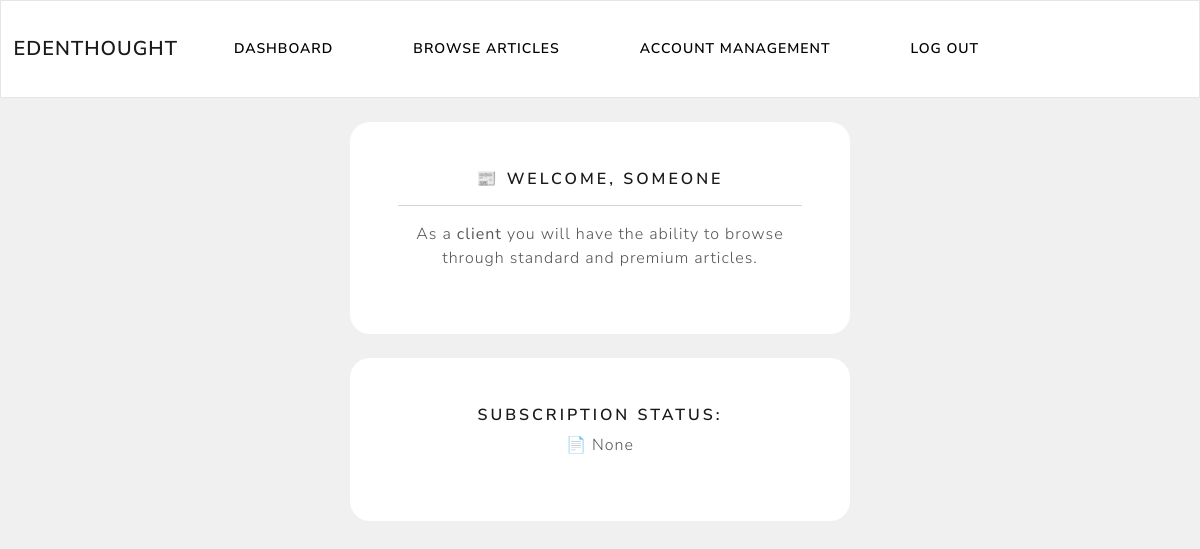
Before: /client/client-dashboard (signed in) with the older database file.
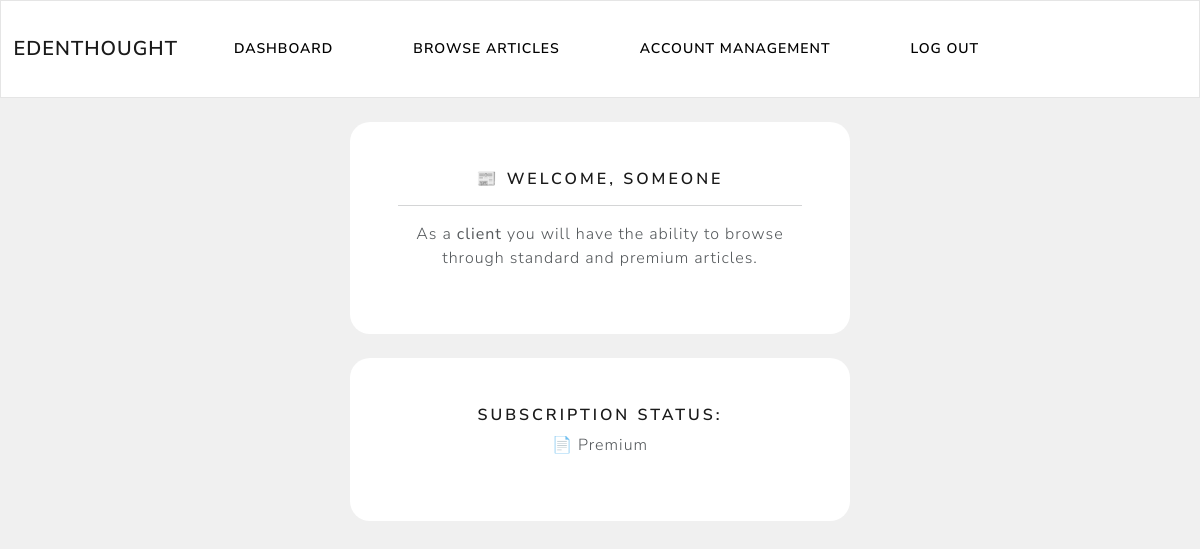
After: the same page with the newer database file.
### client/models.py (models this page shows, shortened)
class Subscription(models.Model):
    subscriber_name = models.CharField(max_length=100)
    subscription_plan = models.CharField(max_length=255)
    subscription_cost = models.CharField(max_length=255)
    paypal_subscription_id = models.CharField(max_length=300)
    is_active = models.BooleanField(default=False)
    user = models.OneToOneField(CustomUser, max_length=10, on_delete=models.CASCADE, unique=True)

### client/views.py (the view)
# urls.py: path('client-dashboard', views.client_dashboard, name="client-dashboard"),
@login_required(login_url="my-login")
def client_dashboard(request):
    try:
        subDetails = Subscription.objects.get(user=request.user)
        subscription_plan = subDetails.subscription_plan
        context = {"SubPlan": subscription_plan}
        return render(request, "client/client-dashboard.html", context)
    except:
        subscription_plan = "None"
        context = {"SubPlan": subscription_plan}
        return render(request, "client/client-dashboard.html", context)

### client/templates/client/client-dashboard.html
{% extends "client/navbar.html" %}
{% block content %}
    <br>
    <div class="container bg-white shadow-md p-5 form-layout text-center">
        <h5>📰 Welcome, {{user.first_name}}</h5>
        <hr>
        <p>
            As a <strong> client </strong> you will have the ability to browse
            through standard and premium articles.
        </p>
    </div>
    <br>
    <div class="container bg-white shadow-md p-5 form-layout text-center">
        <h5> Subscription status: </h5>
        <p> 📄 {{ SubPlan }}</p>
    </div>
    <br>
{% endblock content %}

Changed rows visible on the page:
added Subscription: subscription_plan "Premium"
Other visible differences:
{{ SubPlan }}: "None" → (not shown)
